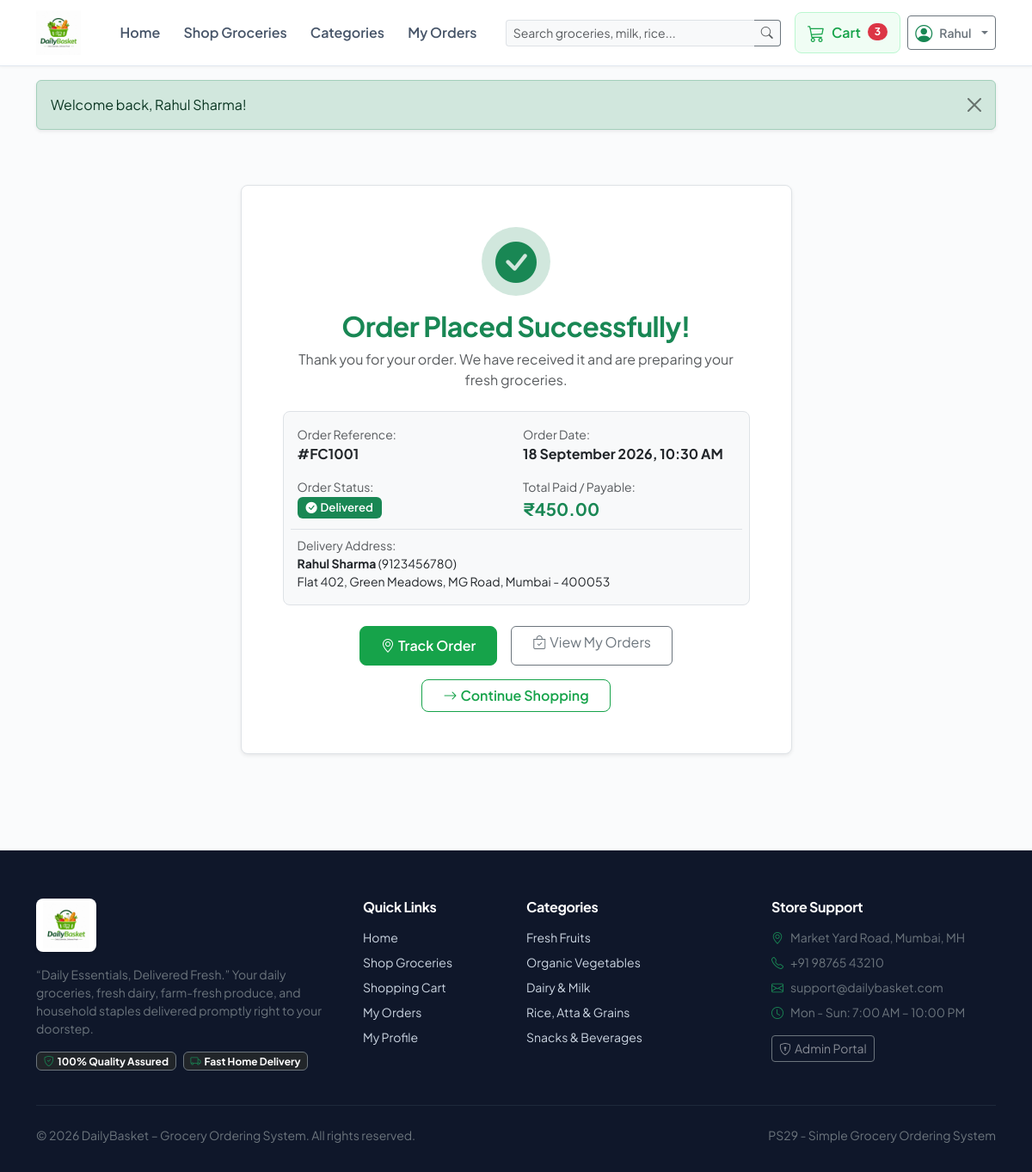
Screenshot of /order-success.php?id=1001 (signed in) with the database file from the repository.
### tables this page shows
CREATE TABLE `orders` (
  `id` INT AUTO_INCREMENT PRIMARY KEY,
  `user_id` INT NOT NULL,
  `total_amount` DECIMAL(10,2) NOT NULL,
  `delivery_charge` DECIMAL(10,2) NOT NULL DEFAULT 0.00,
  `status` ENUM('Pending', 'Confirmed', 'Preparing', 'Ready', 'Delivered', 'Cancelled') DEFAULT 'Pending',
  `delivery_name` VARCHAR(100) NOT NULL,
  `delivery_phone` VARCHAR(20) NOT NULL,
  `delivery_address` TEXT NOT NULL,
  `delivery_city` VARCHAR(100) NOT NULL,
  `delivery_pincode` VARCHAR(20) NOT NULL,
  `created_at` TIMESTAMP DEFAULT CURRENT_TIMESTAMP,
  `updated_at` TIMESTAMP DEFAULT CURRENT_TIMESTAMP ON UPDATE CURRENT_TIMESTAMP,
  FOREIGN KEY (`user_id`) REFERENCES `users` (`id`) ON DELETE CASCADE
);

### order-success.php (the view, shortened to what this page needs)
<?php
$orderId = isset($_GET['id']) && is_numeric($_GET['id']) ? (int)$_GET['id'] : 0;
$user = currentUser();
$db = getDB();
$stmt = $db->prepare("SELECT * FROM orders WHERE id = ? AND user_id = ?");
$stmt->execute([$orderId, $user['id']]);
$order = $stmt->fetch();
require_once __DIR__ . '/includes/header.php';
?>
<div class="container py-5">
    <div class="row justify-content-center">
        <div class="col-lg-7 text-center">
            <div class="card border rounded-3 p-4 p-md-5 bg-white shadow-sm">
                <div class="rounded-circle bg-success-subtle text-success mx-auto mb-3 d-flex align-items-center justify-content-center" style="width: 80px; height: 80px;">
                    <i class="bi bi-check-circle-fill" style="font-size: 3rem;"></i>
                </div>
                <h1 class="h2 fw-bold text-success mb-2">Order Placed Successfully!</h1>
                <p class="text-muted mb-4">Thank you for your order. We have received it and are preparing your fresh groceries.</p>
                <div class="p-3 bg-light rounded-3 border text-start mb-4">
                    <div class="row g-3">
                        <div class="col-sm-6">
                            <span class="text-muted small d-block">Order Reference:</span>
                            <strong class="fs-6 text-dark">#FC<?= escape($order['id']) ?></strong>
                        </div>
                        <div class="col-sm-6">
                            <span class="text-muted small d-block">Order Date:</span>
                            <strong class="text-dark"><?= date('d F Y, h:i A', strtotime($order['created_at'])) ?></strong>
                        </div>
                        <div class="col-sm-6">
                            <span class="text-muted small d-block">Order Status:</span>
                            <div><?= getStatusBadge($order['status']) ?></div>
                        </div>
                        <div class="col-sm-6">
                            <span class="text-muted small d-block">Total Paid / Payable:</span>
                            <strong class="text-success fs-5"><?= formatPrice($order['total_amount']) ?></strong>
                        </div>
                        <div class="col-12 border-top pt-2 mt-2">
                            <span class="text-muted small d-block">Delivery Address:</span>
                            <div class="small text-dark">
                                <strong><?= escape($order['delivery_name']) ?></strong> (<?= escape($order['delivery_phone']) ?>)<br>
                                <?= nl2br(escape($order['delivery_address'])) ?>, <?= escape($order['delivery_city']) ?> - <?= escape($order['delivery_pincode']) ?>
                            </div>
                        </div>
                    </div>
                </div>
                <div class="d-flex flex-wrap justify-content-center gap-3">
                    <a href="<?= baseUrl('order-details.php?id=' . $order['id']) ?>" class="btn btn-primary px-4">
                        <i class="bi bi-geo-alt me-1"></i>Track Order
                    </a>
                    <a href="<?= baseUrl('orders.php') ?>" class="btn btn-outline-secondary px-4">
                        <i class="bi bi-bag-check me-1"></i>View My Orders
                    </a>
                    <a href="<?= baseUrl('shop.php') ?>" class="btn btn-outline-primary px-4">
                        <i class="bi bi-arrow-right me-1"></i>Continue Shopping
                    </a>
                </div>
            </div>
        </div>
    </div>
</div>
<?php require_once __DIR__ . '/includes/footer.php'; ?>

### includes/header.php (shortened to what this page needs)
<?php
require_once __DIR__ . '/functions.php';
$cartCount = getCartCount();
$user = currentUser();
$currentPage = basename($_SERVER['PHP_SELF']);
?>
<!DOCTYPE html>
<html lang="en">
<head>
    <link href="https://cdn.jsdelivr.net/npm/bootstrap@5.3.2/dist/css/bootstrap.min.css" rel="stylesheet">
    <link href="https://cdn.jsdelivr.net/npm/bootstrap-icons@1.11.3/font/bootstrap-icons.min.css" rel="stylesheet">
    <link rel="stylesheet" href="<?= baseUrl('assets/css/style.css') ?>">
</head>
<body>
<nav class="navbar navbar-expand-lg fc-navbar sticky-top">
    <div class="container">
        <a class="navbar-brand fc-brand d-flex align-items-center gap-2 py-0" href="<?= baseUrl('index.php') ?>">
            <img src="<?= baseUrl('assets/images/dailybasket-logo.png') ?>" alt="DailyBasket" style="height: 52px; width: auto; object-fit: contain;">
        </a>
        <div class="collapse navbar-collapse" id="fcNavbarNav">
            <ul class="navbar-nav me-auto mb-2 mb-lg-0 ms-lg-3">
                <li class="nav-item">
                    <a class="nav-link <?= $currentPage === 'index.php' ? 'active' : '' ?>" href="<?= baseUrl('index.php') ?>">Home</a>
                </li>
                <li class="nav-item">
                    <a class="nav-link <?= $currentPage === 'shop.php' ? 'active' : '' ?>" href="<?= baseUrl('shop.php') ?>">Shop Groceries</a>
                </li>
                <li class="nav-item">
                    <a class="nav-link <?= $currentPage === 'shop.php' && isset($_GET['category']) ? 'active' : '' ?>" href="<?= baseUrl('shop.php') ?>">Categories</a>
                </li>
                <?php if (isLoggedIn()): ?>
                    <li class="nav-item">
                        <a class="nav-link <?= $currentPage === 'orders.php' || $currentPage === 'order-details.php' ? 'active' : '' ?>" href="<?= baseUrl('orders.php') ?>">My Orders</a>
                    </li>
                <?php endif; ?>
            </ul>
            <form class="d-flex me-lg-3 my-2 my-lg-0" action="<?= baseUrl('shop.php') ?>" method="GET" style="max-width: 320px; width: 100%;">
                <div class="input-group">
                    <input type="text" name="search" class="form-control form-control-sm border-end-0 bg-light" placeholder="Search groceries, milk, rice..." value="<?= escape($_GET['search'] ?? '') ?>">
                    <button class="btn btn-sm btn-outline-secondary border-start-0 bg-light" type="submit">
                        <i class="bi bi-search text-muted"></i>
                    </button>
                </div>
            </form>
            <div class="d-flex align-items-center gap-2">
                <a href="<?= baseUrl('cart.php') ?>" class="fc-cart-btn btn d-none d-lg-inline-flex align-items-center gap-2">
                    <i class="bi bi-cart3 fs-5"></i>
                    <span>Cart</span>
                    <?php if ($cartCount > 0): ?>
                        <span class="badge bg-danger rounded-pill"><?= $cartCount ?></span>
                    <?php endif; ?>
                </a>
                <?php if (isLoggedIn()): ?>
                    <div class="dropdown">
                        <button class="btn btn-outline-secondary btn-sm dropdown-toggle d-flex align-items-center gap-2" type="button" data-bs-toggle="dropdown">
                            <i class="bi bi-person-circle fs-5 text-success"></i>
                            <span class="fw-semibold"><?= escape(explode(' ', $user['name'])[0]) ?></span>
                        </button>
                    </div>
                <?php else: ?>
                    <a href="<?= baseUrl('login.php') ?>" class="btn btn-sm btn-outline-primary">Sign In</a>
                    <a href="<?= baseUrl('register.php') ?>" class="btn btn-sm btn-primary">Register</a>
                <?php endif; ?>
            </div>
        </div>
    </div>
</nav>
<div class="container mt-3">
    <?php foreach (getFlashMessages() as $msg): ?>
        <div class="alert alert-<?= escape($msg['type']) ?> alert-dismissible fade show shadow-sm" role="alert">
            <?= escape($msg['message']) ?>
            <button type="button" class="btn-close" data-bs-dismiss="alert" aria-label="Close"></button>
        </div>
    <?php endforeach; ?>
</div>
<main>

### includes/functions.php (shortened to what this page needs)
<?php
function escape(?string $str): string {
    return htmlspecialchars($str ?? '', ENT_QUOTES, 'UTF-8');
}
function formatPrice(float|int|string $amount): string {
    return '₹' . number_format((float)$amount, 2);
}
function baseUrl(string $path = ''): string {
    $cleanPath = ltrim($path, '/');
    return '/freshcart/' . $cleanPath;
}
function getFlashMessages(): array {
    $messages = $_SESSION['flash_messages'] ?? [];
    return $messages;
}
function isLoggedIn(): bool {
    return isset($_SESSION['user']);
}
function currentUser(): ?array {
    return $_SESSION['user'] ?? null;
}
function getCartCount(): int {
    $db = getDB();
    $userId = (int)$_SESSION['user']['id'];
    $stmt = $db->prepare("SELECT SUM(quantity) as total_qty FROM cart WHERE user_id = ?");
    $stmt->execute([$userId]);
    $row = $stmt->fetch();
    return (int)($row['total_qty'] ?? 0);
}
function getStatusBadge(string $status): string {
    return match(trim($status)) {
        'Pending'   => '<span class="badge status-badge bg-warning text-dark"><i class="bi bi-clock-history me-1"></i>Pending</span>',
        'Confirmed' => '<span class="badge status-badge bg-info text-dark"><i class="bi bi-check2-circle me-1"></i>Confirmed</span>',
        'Preparing' => '<span class="badge status-badge bg-primary"><i class="bi bi-box-seam me-1"></i>Preparing</span>',
        'Ready'     => '<span class="badge status-badge bg-teal text-white" style="background-color: #0d9488;"><i class="bi bi-bag-check me-1"></i>Ready for Delivery</span>',
        'Delivered' => '<span class="badge status-badge bg-success"><i class="bi bi-check-circle-fill me-1"></i>Delivered</span>',
        'Cancelled' => '<span class="badge status-badge bg-danger"><i class="bi bi-x-circle-fill me-1"></i>Cancelled</span>',
        default     => '<span class="badge status-badge bg-secondary">' . escape($status) . '</span>',
    };
}

### assets/css/style.css (style rules this page uses)
:root { --fc-primary: #16a34a; --fc-primary-hover: #15803d; --fc-primary-light: #f0fdf4; --fc-primary-border: #bbf7d0; --fc-accent: #f59e0b; --fc-dark: #0f172a; --fc-muted: #64748b; --fc-bg-light: #f8fafc; --fc-card-bg: #ffffff; --fc-border: #e2e8f0; --fc-radius: 12px; --fc-radius-sm: 8px; --fc-shadow-sm: 0 1px 3px rgba(0,0,0,0.05); --fc-shadow: 0 4px 20px -2px rgba(0,0,0,0.07); --fc-shadow-hover: 0 12px 30px -4px rgba(22, 163, 74, 0.15); }
body { font-family: 'Plus Jakarta Sans', system-ui, -apple-system, "Segoe UI", Roboto, sans-serif; color: #1e293b; background-color: #fafbfc; min-height: 100vh; display: flex; flex-direction: column; }
main { flex: 1 0 auto; }
h1, h2, h3, h4, h5, h6 { font-weight: 700; color: var(--fc-dark); letter-spacing: -0.02em; }
a { text-decoration: none; color: var(--fc-primary); transition: all 0.2s ease; }
.btn-primary { background-color: var(--fc-primary); border-color: var(--fc-primary); color: #ffffff; font-weight: 600; border-radius: var(--fc-radius-sm); padding: 0.6rem 1.25rem; transition: all 0.2s ease; }
.btn-outline-primary { color: var(--fc-primary); border-color: var(--fc-primary); font-weight: 600; border-radius: var(--fc-radius-sm); }
.fc-navbar { background-color: #ffffff; border-bottom: 1px solid var(--fc-border); box-shadow: var(--fc-shadow-sm); padding-top: 0.75rem; padding-bottom: 0.75rem; }
.fc-brand { font-size: 1.5rem; font-weight: 800; color: var(--fc-primary) !important; display: flex; align-items: center; gap: 0.5rem; }
.nav-link { font-weight: 600; color: #475569 !important; padding: 0.5rem 0.85rem !important; border-radius: var(--fc-radius-sm); transition: all 0.2s ease; }
.fc-cart-btn { position: relative; background-color: var(--fc-primary-light); color: var(--fc-primary); border: 1px solid var(--fc-primary-border); border-radius: var(--fc-radius-sm); padding: 0.5rem 0.9rem; font-weight: 600; }
.status-badge { font-size: 0.825rem; font-weight: 600; padding: 0.4em 0.75em; border-radius: 6px; }

### rows the page displays
orders: delivery_name "Rahul", id "1001", created_at "18 September 2026, 10:30 AM", status "Delivered", total_amount "₹450.00", delivery_name "Rahul Sharma", delivery_phone "9123456780", delivery_address "Flat 402, Green Meadows, MG Road", delivery_city "Mumbai", delivery_pincode "400053"

### other values shown
$cartCount "3"
$msg['message'] "Welcome back, Rahul Sharma!"
